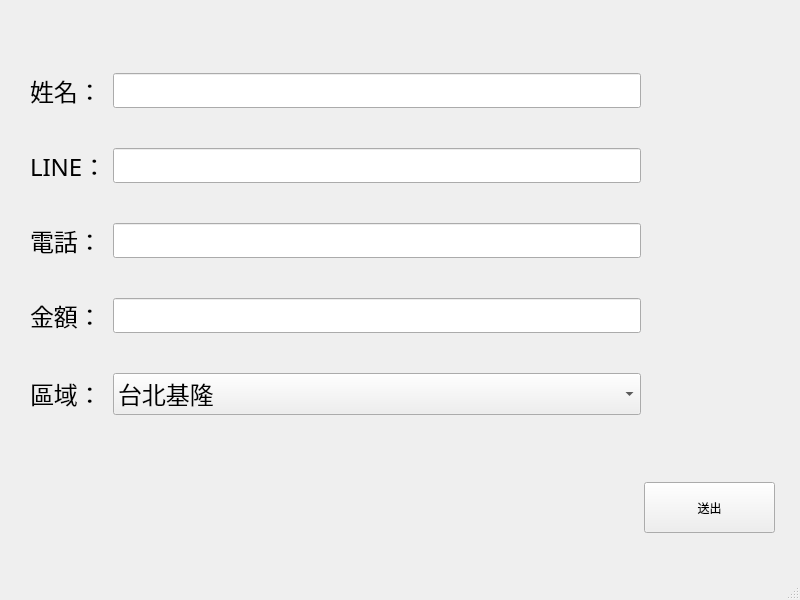
<?xml version="1.0" encoding="UTF-8"?>
<ui version="4.0">
 <class>MainWindow</class>
 <widget class="QMainWindow" name="MainWindow">
  <property name="geometry">
   <rect>
    <x>0</x>
    <y>0</y>
    <width>800</width>
    <height>600</height>
   </rect>
  </property>
  <property name="windowTitle">
   <string>MainWindow</string>
  </property>
  <widget class="QWidget" name="centralwidget">
   <widget class="QPushButton" name="pushButton">
    <property name="geometry">
     <rect>
      <x>644</x>
      <y>482</y>
      <width>131</width>
      <height>51</height>
     </rect>
    </property>
    <property name="text">
     <string>送出</string>
    </property>
   </widget>
   <widget class="QWidget" name="">
    <property name="geometry">
     <rect>
      <x>30</x>
      <y>40</y>
      <width>611</width>
      <height>411</height>
     </rect>
    </property>
    <layout class="QGridLayout" name="gridLayout">
     <item row="1" column="0">
      <widget class="QLabel" name="label_2">
       <property name="font">
        <font>
         <family>微軟正黑體 Light</family>
         <pointsize>18</pointsize>
        </font>
       </property>
       <property name="text">
        <string>LINE：</string>
       </property>
      </widget>
     </item>
     <item row="3" column="0">
      <widget class="QLabel" name="label_4">
       <property name="font">
        <font>
         <family>微軟正黑體 Light</family>
         <pointsize>18</pointsize>
        </font>
       </property>
       <property name="text">
        <string>金額：</string>
       </property>
      </widget>
     </item>
     <item row="0" column="0">
      <widget class="QLabel" name="label">
       <property name="font">
        <font>
         <family>微軟正黑體 Light</family>
         <pointsize>18</pointsize>
        </font>
       </property>
       <property name="text">
        <string>姓名：</string>
       </property>
      </widget>
     </item>
     <item row="1" column="1">
      <widget class="QLineEdit" name="lineEdit_Line">
       <property name="font">
        <font>
         <family>微軟正黑體</family>
         <pointsize>14</pointsize>
        </font>
       </property>
       <property name="text">
        <string/>
       </property>
      </widget>
     </item>
     <item row="3" column="1">
      <widget class="QLineEdit" name="lineEdit_Amount">
       <property name="font">
        <font>
         <family>微軟正黑體 Light</family>
         <pointsize>14</pointsize>
        </font>
       </property>
       <property name="text">
        <string/>
       </property>
       <property name="echoMode">
        <enum>QLineEdit::Normal</enum>
       </property>
      </widget>
     </item>
     <item row="0" column="1">
      <widget class="QLineEdit" name="lineEdit_Name">
       <property name="font">
        <font>
         <family>微軟正黑體 Light</family>
         <pointsize>14</pointsize>
        </font>
       </property>
      </widget>
     </item>
     <item row="2" column="0">
      <widget class="QLabel" name="label_3">
       <property name="font">
        <font>
         <family>微軟正黑體 Light</family>
         <pointsize>18</pointsize>
        </font>
       </property>
       <property name="text">
        <string>電話：</string>
       </property>
      </widget>
     </item>
     <item row="2" column="1">
      <widget class="QLineEdit" name="lineEdit_Phone">
       <property name="font">
        <font>
         <family>微軟正黑體</family>
         <pointsize>14</pointsize>
        </font>
       </property>
       <property name="text">
        <string/>
       </property>
      </widget>
     </item>
     <item row="4" column="1">
      <widget class="QComboBox" name="comboBox_location">
       <property name="font">
        <font>
         <family>微軟正黑體 Light</family>
         <pointsize>18</pointsize>
        </font>
       </property>
       <item>
        <property name="text">
         <string>台北基隆</string>
        </property>
       </item>
       <item>
        <property name="text">
         <string>桃竹苗</string>
        </property>
       </item>
       <item>
        <property name="text">
         <string>彰中投</string>
        </property>
       </item>
       <item>
        <property name="text">
         <string>雲嘉南</string>
        </property>
       </item>
       <item>
        <property name="text">
         <string>高屏</string>
        </property>
       </item>
      </widget>
     </item>
     <item row="4" column="0">
      <widget class="QLabel" name="label_5">
       <property name="font">
        <font>
         <family>微軟正黑體 Light</family>
         <pointsize>18</pointsize>
        </font>
       </property>
       <property name="text">
        <string>區域：</string>
       </property>
      </widget>
     </item>
    </layout>
   </widget>
  </widget>
  <widget class="QMenuBar" name="menubar">
   <property name="geometry">
    <rect>
     <x>0</x>
     <y>0</y>
     <width>800</width>
     <height>21</height>
    </rect>
   </property>
  </widget>
  <widget class="QStatusBar" name="statusbar"/>
 </widget>
 <resources/>
 <connections/>
</ui>
